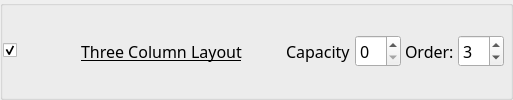
        <widget class="QGroupBox" name="GB_3_threeColumnLayout">
         <property name="sizePolicy">
          <sizepolicy hsizetype="Preferred" vsizetype="Maximum">
           <horstretch>0</horstretch>
           <verstretch>0</verstretch>
          </sizepolicy>
         </property>
         <property name="title">
          <string/>
         </property>
         <property name="flat">
          <bool>true</bool>
         </property>
         <layout class="QGridLayout" name="gridLayout_23">
          <property name="leftMargin">
           <number>0</number>
          </property>
          <property name="horizontalSpacing">
           <number>4</number>
          </property>
          <item row="1" column="0">
           <widget class="QCheckBox" name="kcfg_threeColumnLayoutEnabled">
            <property name="accessibleName">
             <string>Three Column Layout</string>
            </property>
            <property name="checked">
             <bool>true</bool>
            </property>
           </widget>
          </item>
          <item row="1" column="1">
           <widget class="QToolButton" name="threecolumnLayoutPictogram">
            <property name="icon">
             <iconset theme="krohnkite-layout-threecolumn"/>
            </property>
            <property name="iconSize">
             <size><width>48</width><height>32</height></size>
            </property>
            <property name="minimumSize">
             <size><width>56</width><height>40</height></size>
            </property>
            <property name="maximumSize">
             <size><width>56</width><height>40</height></size>
            </property>
            <property name="autoRaise"><bool>true</bool></property>
            <property name="focusPolicy"><enum>Qt::FocusPolicy::NoFocus</enum></property>
            <property name="accessibleName"><string>Three Column Layout preview</string></property>
            <property name="styleSheet">
             <string notr="true">QToolButton { border: none; background: transparent; } QToolButton:hover { border: none; background: transparent; } QToolButton:pressed { border: none; background: transparent; }</string>
            </property>
           </widget>
          </item>
          <property name="topMargin">
           <number>0</number>
          </property>
          <property name="rightMargin">
           <number>6</number>
          </property>
          <property name="bottomMargin">
           <number>0</number>
          </property>
          <property name="verticalSpacing">
           <number>0</number>
          </property>
          <item row="1" column="4">
           <widget class="QLabel" name="label_42">
            <property name="font">
             <font>
              <family>Noto Sans</family>
              <pointsize>12</pointsize>
              <italic>false</italic>
              <bold>false</bold>
              <underline>false</underline>
             </font>
            </property>
            <property name="text">
             <string>Capacity</string>
            </property>
           </widget>
          </item>
          <item row="1" column="5">
           <widget class="QSpinBox" name="kcfg_threeColumnLayoutCapacity">
            <property name="font">
             <font>
              <family>Noto Sans</family>
              <pointsize>12</pointsize>
              <italic>false</italic>
              <bold>false</bold>
              <underline>false</underline>
             </font>
            </property>
            <property name="toolTip">
             <string>&lt;html&gt;&lt;head/&gt;&lt;body&gt;&lt;p&gt;0 - to disable&lt;/p&gt;&lt;/body&gt;&lt;/html&gt;</string>
            </property>
            <property name="maximum">
             <number>99</number>
            </property>
            <property name="value">
             <number>0</number>
            </property>
           </widget>
          </item>
          <item row="1" column="7">
           <widget class="QSpinBox" name="kcfg_threeColumnLayoutOrder">
            <property name="font">
             <font>
              <family>Noto Sans</family>
              <pointsize>12</pointsize>
              <italic>false</italic>
              <bold>false</bold>
              <underline>false</underline>
             </font>
            </property>
            <property name="toolTip">
             <string>Order in layout rotation</string>
            </property>
            <property name="minimum">
             <number>1</number>
            </property>
            <property name="maximum">
             <number>13</number>
            </property>
            <property name="value">
             <number>3</number>
            </property>
           </widget>
          </item>
          <item row="1" column="6">
           <widget class="QLabel" name="label_47">
            <property name="font">
             <font>
              <family>Noto Sans</family>
              <pointsize>12</pointsize>
              <italic>false</italic>
              <bold>false</bold>
              <underline>false</underline>
             </font>
            </property>
            <property name="text">
             <string>Order:</string>
            </property>
           </widget>
          </item>
          <item row="1" column="3">
           <spacer name="horizontalSpacer_18">
            <property name="orientation">
             <enum>Qt::Orientation::Horizontal</enum>
            </property>
            <property name="sizeHint" stdset="0">
             <size>
              <width>40</width>
              <height>20</height>
             </size>
            </property>
           </spacer>
          </item>
          <item row="1" column="2">
           <widget class="QLabel" name="label_37">
            <property name="font">
             <font>
              <family>Noto Sans</family>
              <pointsize>12</pointsize>
              <italic>false</italic>
              <bold>false</bold>
              <underline>true</underline>
             </font>
            </property>
            <property name="text">
             <string>Three Column Layout</string>
            </property>
            <property name="margin">
             <number>0</number>
            </property>
            <property name="buddy">
             <cstring>kcfg_threeColumnLayoutEnabled</cstring>
            </property>
           </widget>
          </item>
          </layout>
        </widget>
